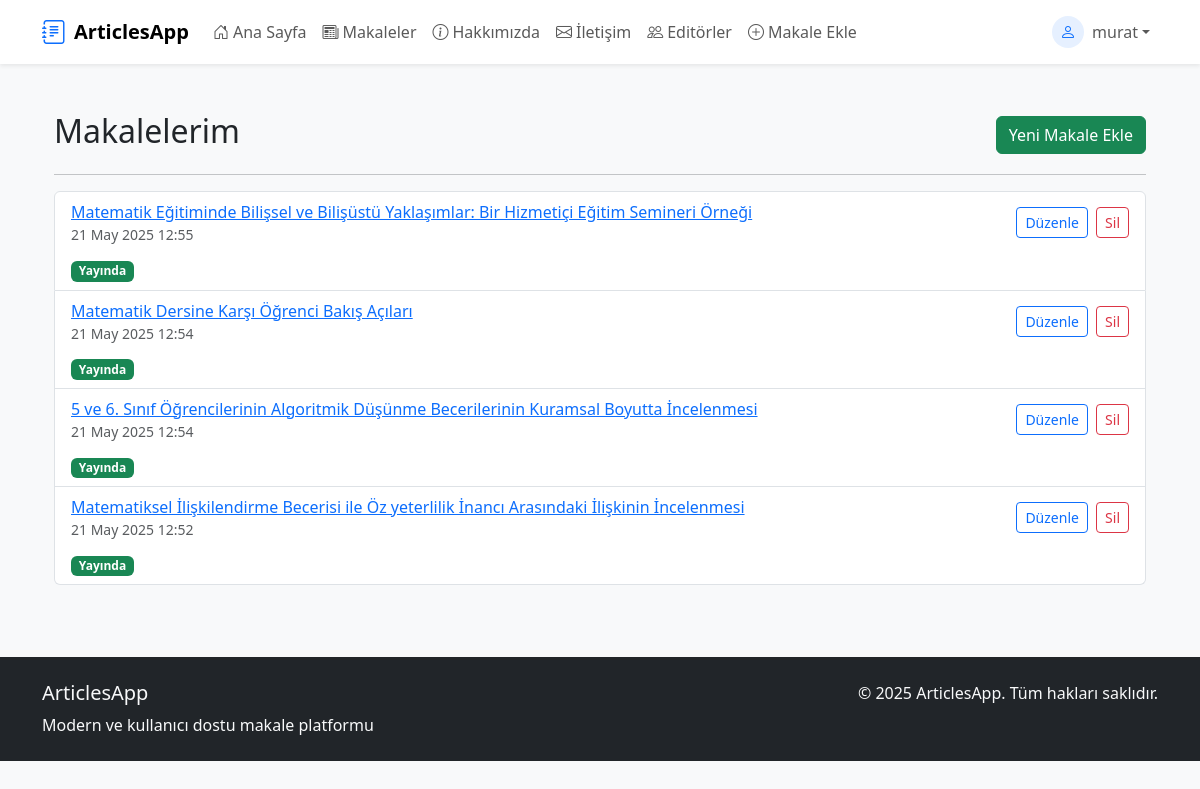
The app's page /account/my-articles/ (signed in) with its own data.
### articles/models.py (models this page shows, shortened)
class Article(models.Model):
    title = models.CharField(max_length=200)
    description = models.TextField()
    file = models.FileField(
        upload_to=article_file_upload_to,
        validators=[validate_pdf],  # ✅ Buraya eklendi
        null=True,
        blank=True
    )
    date = models.DateField(auto_now=True)
    isActive = models.BooleanField(default=False)
    isHome = models.BooleanField(default=False)
    slug = models.SlugField(null=False, blank=True, unique=True)
    categories = models.ManyToManyField("Category")
    author = models.ForeignKey(User, on_delete=models.CASCADE, null=True, blank=True)
    admin_note = models.TextField(blank=True, null=True)
    created_at = models.DateTimeField(default=timezone.now)
    updated_at = models.DateTimeField(auto_now=True)
    class Meta:
        ordering = ['-updated_at']

### account/views.py (the view)
# urls.py: path('my-articles/', views.my_articles, name='my_articles'),
@login_required
def my_articles(request):
    articles = Article.objects.filter(author=request.user)
    return render(request, 'account/my-articles.html', {'articles': articles})

### account/templates/account/my-articles.html (shortened to what this page needs)
{% extends 'layout.html' %}
{% load static %}
{% block css_file %}
<link rel="stylesheet" href="{% static 'articles/css/style.css' %}">
{% endblock %}
{% block content %}
<div class="container mt-4">
    <div class="d-flex justify-content-between align-items-center">
        <h2>Makalelerim</h2>
        <a href="{% url 'article_create' %}" class="btn btn-success">Yeni Makale Ekle</a>
    </div>
    <hr>
    {% if articles %}
        <ul class="list-group">
            {% for article in articles %}
                <li class="list-group-item d-flex flex-column gap-2">
                    <div class="d-flex justify-content-between align-items-center">
                        <div>
                            {% if article.slug %}
                                <a href="{% url 'article_details' article.slug %}">
                                    {{ article.title }}
                                </a>
                            {% else %}
                                {{ article.title }} <span class="text-danger">(slug eksik)</span>
                            {% endif %}
                            <div class="text-muted small">{{ article.created_at|date:"d M Y H:i" }}</div>
                        </div>
                        <div>
                            <a href="{% url 'article_edit' article.id %}" class="btn btn-sm btn-outline-primary me-1 position-relative">
                                Düzenle
                            </a>
                            <form method="POST" action="{% url 'article_delete' article.id %}" class="d-inline">
                                <button class="btn btn-sm btn-outline-danger" type="submit" onclick="return confirm('Makale silinsin mi?')">Sil</button>
                            </form>
                        </div>
                    </div>
                    <div class="mt-1">
                        {% if article.isActive %}
                            <span class="badge bg-success">Yayında</span>
                        {% else %}
                            <span class="badge bg-warning text-dark">Onay Bekliyor</span>
                        {% endif %}
                    </div>
                </li>
            {% endfor %}
        </ul>
    {% else %}
        <div class="alert alert-info">Henüz hiç makale eklemediniz.</div>
    {% endif %}
</div>
{% endblock %}

### templates/partials/_nav.html (shortened to what this page needs)
{% load static %}
<!DOCTYPE html>
<html lang="tr">
<head>
  <link href="{% static 'css/bootstrap.min.css' %}" rel="stylesheet">
</head>
<body>
<nav class="navbar navbar-expand-lg navbar-light bg-white shadow-sm sticky-top">
  <div class="container">
    <a class="navbar-brand d-flex align-items-center" href="/">
      <i class="bi bi-journal-text fs-4 me-2 text-primary"></i>
      <span class="fw-bold">ArticlesApp</span>
    </a>
    <div class="collapse navbar-collapse" id="navbarNav">
      <ul class="navbar-nav me-auto mb-2 mb-lg-0">
        <li class="nav-item">
          <a href="/" class="nav-link {% if request.path == '/' %}active fw-bold{% endif %}">
            <i class="bi bi-house-door me-1"></i>Ana Sayfa
          </a>
        </li>
        <li class="nav-item">
          <a href="{% url 'index' %}" class="nav-link {% if request.path == '/index' %}active fw-bold{% endif %}">
            <i class="bi bi-newspaper me-1"></i>Makaleler
          </a>
        </li>
        <li class="nav-item">
          <a href="/about" class="nav-link {% if request.path == '/about' %}active fw-bold{% endif %}">
            <i class="bi bi-info-circle me-1"></i>Hakkımızda
          </a>
        </li>
        <li class="nav-item">
          <a href="/contact" class="nav-link {% if request.path == '/contact' %}active fw-bold{% endif %}">
            <i class="bi bi-envelope me-1"></i>İletişim
          </a>
        </li>
        <li class="nav-item">
          <a href="{% url 'account:authors_list' %}" class="nav-link {% if request.path == '/account/authors' %}active fw-bold{% endif %}">
            <i class="bi bi-people me-1"></i>Editörler
          </a>
        </li>
        {% if user.is_authenticated %}
            {% if user.is_superuser %}
                <li class="nav-item dropdown">
                    <a class="nav-link dropdown-toggle" href="#" id="adminDropdown"
                       role="button" data-bs-toggle="dropdown" aria-expanded="false">
                        <i class="bi bi-gear me-1"></i>Admin İşlemleri
                    </a>
                    <ul class="dropdown-menu shadow-sm" aria-labelledby="adminDropdown">
                        <li><a href="{% url 'article_create' %}" class="dropdown-item">
                            <i class="bi bi-plus-circle me-2"></i>Makale Ekle
                        </a></li>
                        <li><a href="{% url 'article_list' %}" class="dropdown-item">
                            <i class="bi bi-list-ul me-2"></i>Admin Makaleler
                        </a></li>
                        <li><a href="{% url 'account:admin_authors' %}" class="dropdown-item">
                            <i class="bi bi-person-gear me-2"></i>Admin Editörler
                        </a></li>
                    </ul>
                </li>
            {% else %}
                <li class="nav-item">
                    <a href="{% url 'article_create' %}" class="nav-link {% if request.path == '/article/create/' %}active fw-bold{% endif %}">
                        <i class="bi bi-plus-circle me-1"></i>Makale Ekle
                    </a>
                </li>
            {% endif %}
        {% endif %}
      </ul>
      <ul class="navbar-nav">
        {% if user.is_authenticated %}
        <li class="nav-item dropdown">
          <a class="nav-link dropdown-toggle d-flex align-items-center" href="#" id="userDropdown"
             role="button" data-bs-toggle="dropdown" aria-expanded="false">
            <div class="d-flex align-items-center">
              <div class="rounded-circle bg-primary bg-opacity-10 d-flex justify-content-center align-items-center me-2"
                   style="width: 32px; height: 32px;">
                <i class="bi bi-person text-primary"></i>
              </div>
              <span>{{ user.username }}</span>
            </div>
          </a>
        </li>
        {% endif %}
      </ul>
    </div>
  </div>
</nav>
</body>
</html>

### templates/partials/_nav.html (style rules this page uses)
.navbar { position: sticky; top: 0; z-index: 1030; }

### records on screen
Article: title "Matematik Eğitiminde Bilişsel ve Bilişüstü Yaklaşımlar: Bir Hizmetiçi Eğitim Semineri Örneği", created_at "21 May 2025 12:55", isActive "Yayında"
Article: title "Matematik Dersine Karşı Öğrenci Bakış Açıları", created_at "21 May 2025 12:54", isActive "Yayında"
Article: title "5 ve 6. Sınıf Öğrencilerinin Algoritmik Düşünme Becerilerinin Kuramsal Boyutta İncelenmesi", created_at "21 May 2025 12:54", isActive "Yayında"
Article: title "Matematiksel İlişkilendirme Becerisi ile Öz yeterlilik İnancı Arasındaki İlişkinin İncelenmesi", created_at "21 May 2025 12:52", isActive "Yayında"

### other values on screen
{{ user.username }} "murat"
